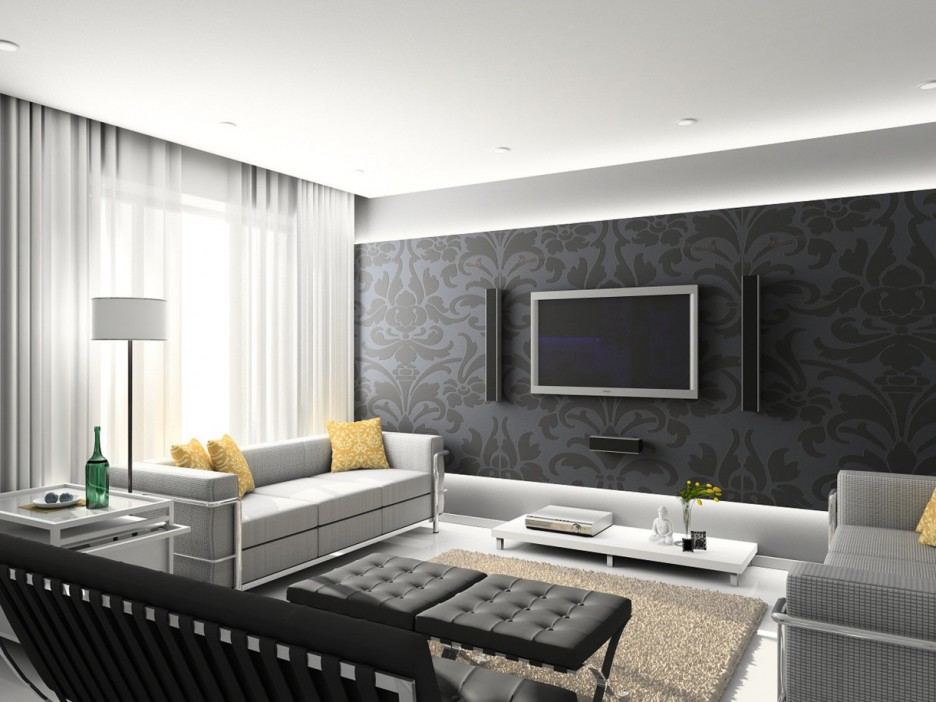
#> input picture images/room.jpg, 936 x 702 px
$ python part2.py
#> lines starting #> are read from the running program, lines starting #| are printed output that depends on the picture; after the words box and inside, x2 and y2 are one past the last pixel; in counts of white or black regions, pixels touching at a corner belong together
### utils.py
import numpy as np
import cv2
import random

def calculateHomography(correspondences):
    #loop through correspondences and create assemble matrix
    aList = []
    for corr in correspondences:
        p1 = np.matrix([corr.item(0), corr.item(1), 1])
        p2 = np.matrix([corr.item(2), corr.item(3), 1])

        a1 = [-p2.item(2) * p1.item(0), -p2.item(2) * p1.item(1), -p2.item(2) * p1.item(2), 0, 0, 0,
              p2.item(0) * p1.item(0), p2.item(0) * p1.item(1), p2.item(0) * p1.item(2)]
        a2 = [0, 0, 0, -p2.item(2) * p1.item(0), -p2.item(2) * p1.item(1), -p2.item(2) * p1.item(2),
              p2.item(1) * p1.item(0), p2.item(1) * p1.item(1), p2.item(1) * p1.item(2)]
        aList.append(a1)
        aList.append(a2)

    matrixA = np.matrix(aList)

    #svd composition
    u, s, v = np.linalg.svd(matrixA)

    #reshape the min singular value into a 3 by 3 matrix
    h = np.reshape(v[8], (3, 3))

    #normalize and now we have h
    h = (1/h.item(8)) * h
    return h


#
#Calculate the geometric distance between estimated points and original points
#
# [77 lines left out: functions geometricDistance, ransac, select_region, not called in this run]

### part2.py
import numpy as np
import cv2
from utils import calculateHomography

# read the image
src = cv2.imread('images/room.jpg')
#> src is the input picture: shape (702, 936, 3); mean B, G, R 143.4, 147.6, 148.9

height, width = src.shape[:2]
#> height = 702; width = 936

pts1 = np.float32([[0, 0], [width, 0], [0, height], [width, height]])
#> pts1 = [[0, 0], [936, 0], [0, 702], [936, 702]]
# 4 Points corresponding to corners of the television
pts2 = np.float32([ [540, 300], [688, 295], [540, 385], [690, 390] ])

# creating a list of matched points for computing Homography
correspondences = []
for i in range(4):
    x1, y1 = pts1[i]
    x2, y2 = pts2[i]
    correspondences.append([x1, y1, x2, y2])

correspondences = np.matrix(correspondences)
# find homography between two images using ransac
H = calculateHomography(correspondences)
# warp the image using computed homography
img_reg = cv2.warpPerspective(src, H, (width, height))
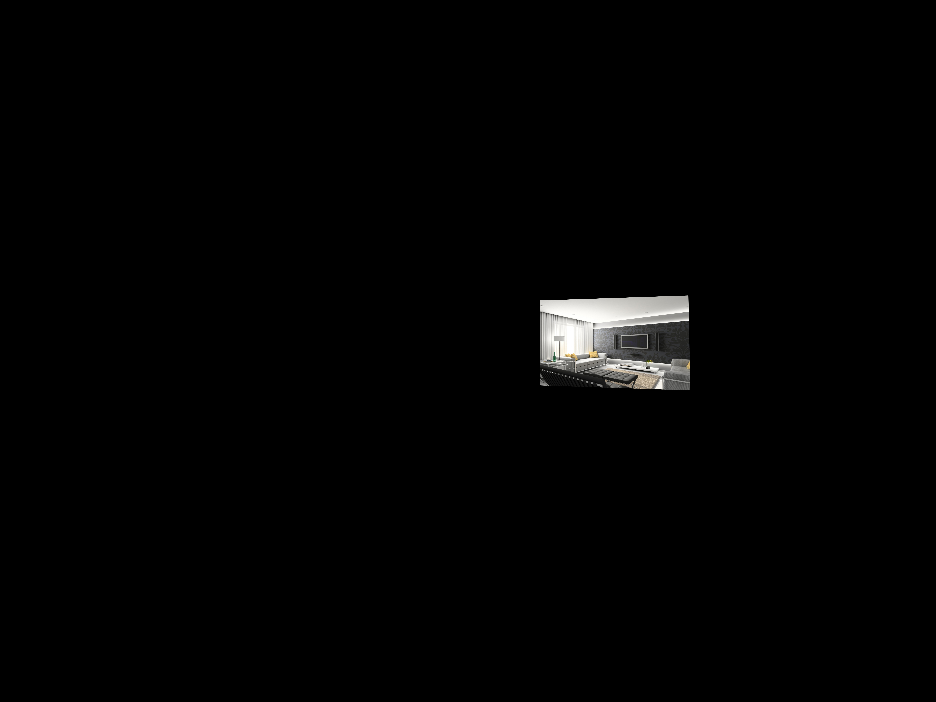
#> img_reg: shape (702, 936, 3); mean B, G, R 2.9, 3, 3

# create a mask
mask = np.zeros(src.shape, dtype=np.uint8)
roi_corners = np.int32(pts2)
channel_count = src.shape[2]
#> channel_count = 3
ignore_mask_color = (255,) * channel_count
#> ignore_mask_color = (255, 255, 255)

# determine the region image must place there
cv2.fillConvexPoly(mask,
                   roi_corners[[0, 1, 3, 2]],
                   ignore_mask_color)
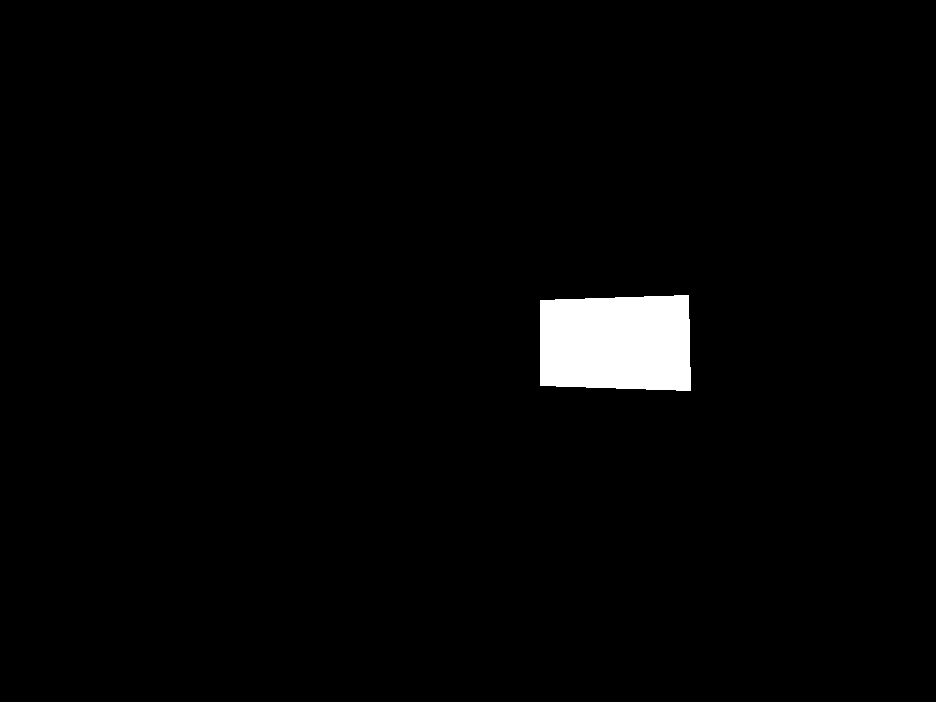
#> mask: shape (702, 936, 3); 2.1% white; 1 white region, box (x1, y1, x2, y2) and area: (540, 295, 691, 391) 13647

# inverse the mask
mask = cv2.bitwise_not(mask)
# put the background to the image
masked_image = cv2.bitwise_and(src, mask)

#Using Bitwise or to merge the two images
final = cv2.bitwise_or(img_reg, masked_image)

cv2.imshow('img', final)
cv2.waitKey(0)
